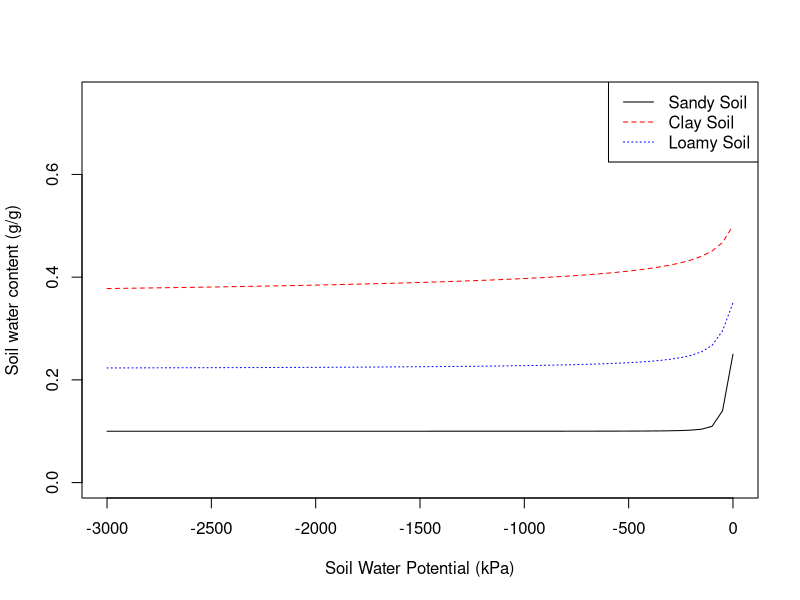

Recreate this plot in R.
# Sandy soil parameters
s_sand <- 0.25
r_sand <- 0.1
a_sand <- -0.035
n_sand <- 3.18
m_sand <- 0.686

# Generate soil water potential values
wp <- seq(from = -3000, to = 0, by = 50)

# Calculate wc_sand
num_sand <- s_sand - r_sand
dem_sand <- (1 + (a_sand * wp)^n_sand)^m_sand
wc_sand <- r_sand + (num_sand / dem_sand)

# Sand data frame
data_sand <- data.frame(wp, wc_sand)

# Make the initial plot that will be added to later. Starting with sandy soil.
plot(x = data_sand$wp, y = data_sand$wc_sand, type = "l", xlab = "Soil Water Potential (kPa)", ylab = "Soil water content (g/g)", lty = 1, ylim = c(0, .75), xlim = c(-3000, 0))

# Clay soil parameters
s_clay <- 0.5
r_clay <- 0.3
a_clay <- -0.033
n_clay <- 1.2
m_clay <- 0.171

# Calculate wc_clay
num_clay <- s_clay - r_clay
dem_clay <- (1 + (a_clay * wp)^n_clay)^m_clay
wc_clay <- r_clay + (num_clay / dem_clay)

# Clay data frame
data_clay <- data.frame(wp, wc_clay)

# Add clay soil to the same graph
lines(x = data_clay$wp, y = data_clay$wc_clay, type = "l", col = "red", lty = 2)

# Loamy soil parameters
s_loam <- 0.35
r_loam <- 0.22
a_loam <- -0.034
n_loam <- 2
m_loam <- 0.4

#calculate wc_loam
num_loam <- s_loam - r_loam
dem_loam <- (1 + (a_loam * wp)^n_loam)^m_loam
wc_loam <- r_loam + (num_loam / dem_loam)

# Loam data frame
data_loam <- data.frame(wp, wc_loam)

# Add loam to the same graph
lines(x = data_loam$wp, y = data_loam$wc_loam, type = "l", col = "blue", lty = 3)
# Add legend
legend("topright", legend = c("Sandy Soil", "Clay Soil", "Loamy Soil"), lty = c(1, 2, 3), col = c("black", "red", "blue"))

# Print the data frames
print("Data frame showing water content for all three soil types:")
print("Soil Water Potential (kPa) - Sandy Soil - Clay Soil - Loamy Soil")
print(data.frame(wp, data_sand$wc_sand, data_clay$wc_clay, data_loam$wc_loam))

# Set the variables for displaying the water content at given kPas.
wc_at_minus_2500_sand <- data_sand[data_sand$wp == -2500, "wc_sand"]

wc_at_minus_2500_clay <- data_clay[data_clay$wp == -2500, "wc_clay"]

wc_at_minus_2500_loam <- data_loam[data_loam$wp == -2500, "wc_loam"]

# Display the results for sandy soil
cat("Water content at -2500 kPa for sandy soil:", wc_at_minus_2500_sand)

# Display the results for clay soil
cat("Water content at -2500 kPa for clay soil:", wc_at_minus_2500_clay)

# Display the results for loam soil
cat("Water content at -2500 kPa for loamy soil:", wc_at_minus_2500_loam)
